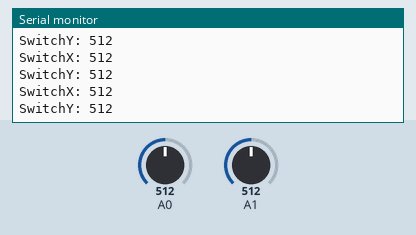
Simulated run of this sketch. Board: Arduino Uno, built with avr-gcc and run on an emulated ATmega328P. Shown: the last lines printed to the serial monitor. Inputs (shaded band) come from the test bench; at power-on: A0 = 512, A1 = 512.

Above: at 1.3 s.
1.4 s: A0 set to 982
At 2.5 s:
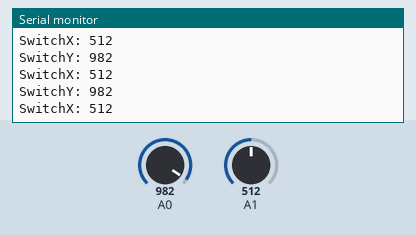
4.4 s: A0 set to 1008
At 5.5 s:
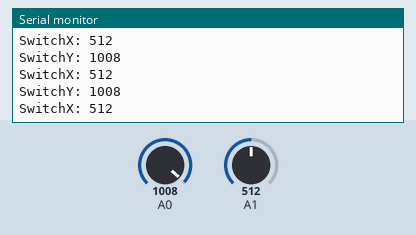
7.4 s: A1 set to 11
At 8.5 s:
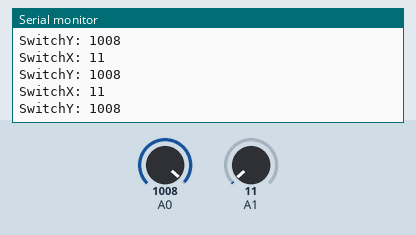
8.9 s: A1 set to 8
At 10.0 s:
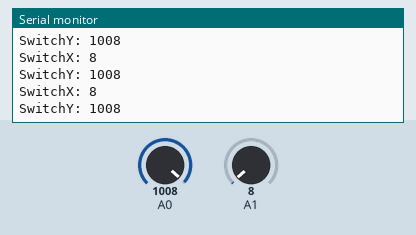
Timing chart, 0 to 11.9 s (numbered marks = the images above; inputs shaded):
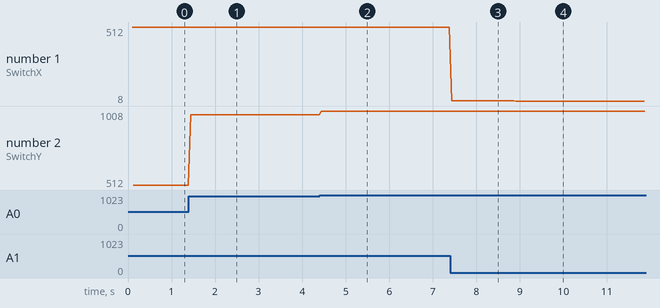

Measured:
- after the input at 1.4 s, the serial monitor: prints a new line at once (image 1)
- after the input at 4.4 s, the serial monitor: prints a new line at once (image 2)
- after the input at 7.4 s, the serial monitor: prints a new line at once (image 3)
- after the input at 8.9 s, the serial monitor: prints a new line at once (image 4)
- plotted number 1: 512 → 11 after the input at 7.4 s, 11 → 8 after the input at 8.9 s
- plotted number 2: 512 → 982 after the input at 1.4 s, 982 → 1008 after the input at 4.4 s

The sketch:

MirfAntenaCar.ino
```cpp
/*  6/20/2023 working only with a "return;" command reason is still unknown. Update, return command did not work
 *   "while(Mirf.isSending())" seems to fix the problem this time.
  */

// Sender Code

#include <SPI.h>
#include <Mirf.h>
#include <nRF24L01.h>
#include <MirfHardwareSpiDriver.h>

void setup()
{
    Serial.begin(9600);

    Mirf.spi = &MirfHardwareSpi;
    Mirf.init();
    Mirf.setRADDR((byte *)"clie1");
    Mirf.payload = sizeof(unsigned long);
    Mirf.config();
    Serial.println("I'm Sender...");
    delay(100);
}
void loop()
{
    // Read the controller input
    unsigned int switchX = analogRead(A1);
    unsigned int switchY = analogRead(A0);

    if(switchX > 1020){ //1023 is very unstable on joystick and causes lag
      switchX = 1020; //simple bug fix
    }

    Serial.print("SwitchX: ");
    Serial.println(switchX);
    Serial.print("SwitchY: ");
    Serial.println(switchY);

    // Map the controller input to a range of 0-15 for transmission
    byte data[2];
    data[0] = map(switchX, 0, 1020, 0, 15);
    data[1] = map(switchY, 0, 1023, 0, 15);

    // place data 1 and 2 in a single byte so it can be sent
    byte packedData = ((data[0] << 4) | (data[1]));

    // declare reciever of data
    Mirf.setTADDR((byte *)"serv1");
    // Send the data to the receiver
    Mirf.send((byte *)&packedData);
    while(Mirf.isSending()){
    }
    delay(50);
    //code will jam and not run loop if antena doesnt receive
}
```
